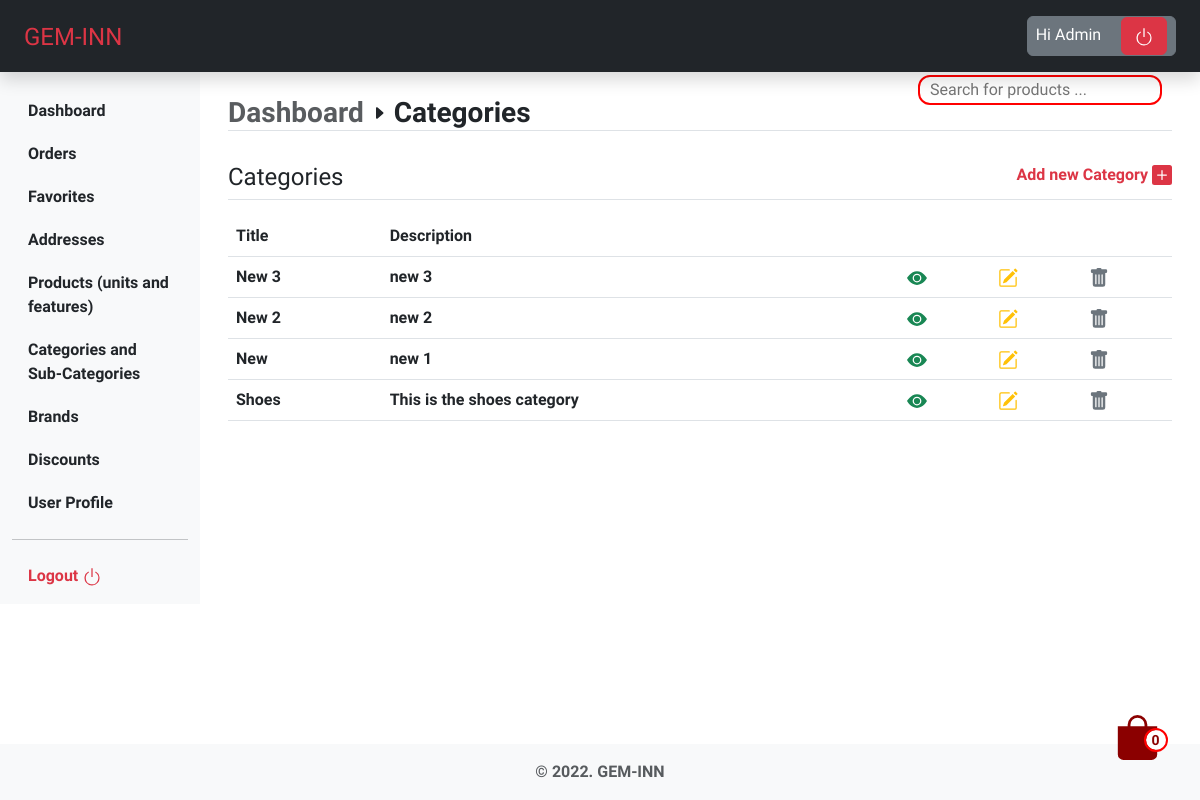
Before: /dashboard/categories/ (signed in) with the older database file.
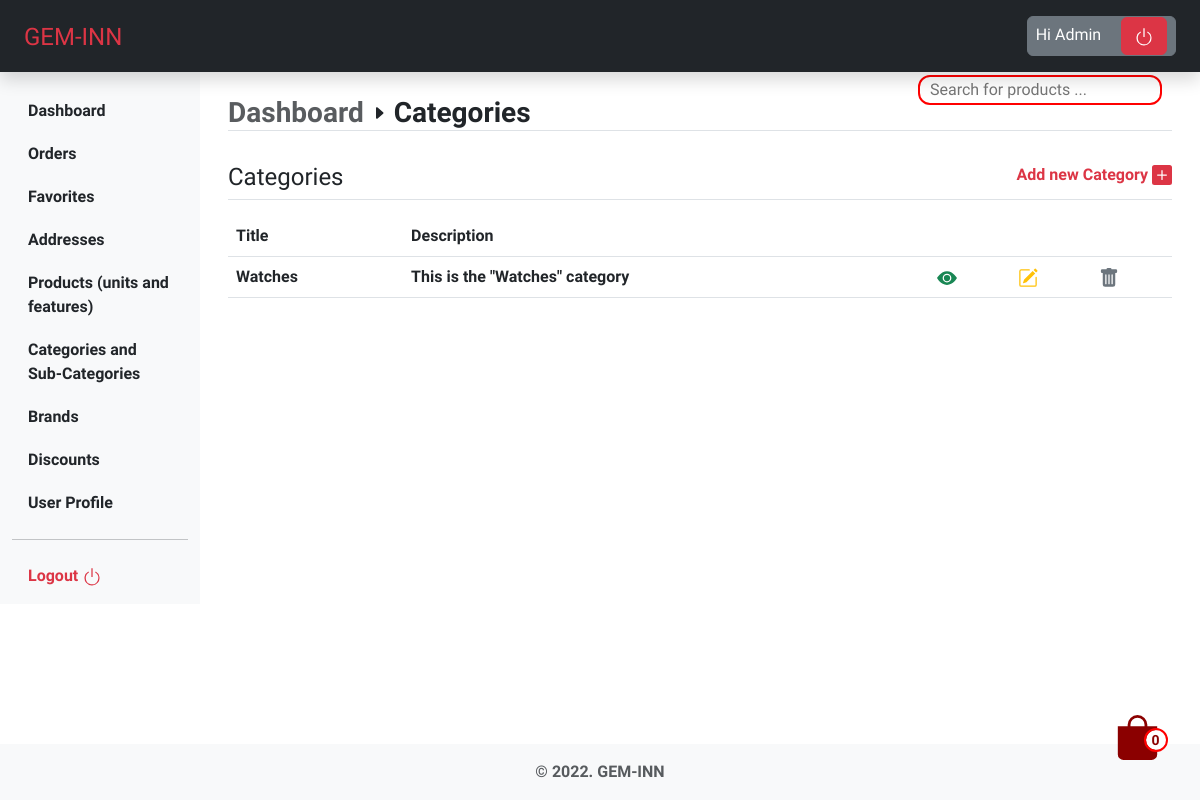
After: the same page with the newer database file.
### inventory/models.py (models this page shows, shortened)
class Category(models.Model):
    title = models.CharField(
        verbose_name=_('Category Title'),
        help_text=_('Required and unique'),
        max_length=255,
        unique=True,
    )
    slug = models.SlugField(verbose_name=_(
        'Category safe URL'), max_length=255, unique=True)
    description = models.CharField(
        verbose_name=_('Category Description'),
        help_text=_('Required and unique'),
        max_length=255,
    )
    added_by = models.ForeignKey(UserModel, on_delete=models.CASCADE)
    is_active = models.BooleanField(
        verbose_name=_('Category visibility'),
        help_text=_('Change category visibility'),
        default=True,
    )
    created_at = models.DateTimeField(
        _('Created at'), auto_now_add=True, editable=False)
    updated_at = models.DateTimeField(_('Updated at'), auto_now=True)
    deleted_at = models.DateTimeField(null=True, blank=True)
    class Meta:
        verbose_name = _('Category')
        verbose_name_plural = _('Categories')

### inventory/views.py (the view)
# urls.py: path('categories/', views.categories, name='categories'),
@login_required
def categories(request):
    categories = Category.objects.filter(
        is_active=True).order_by('-updated_at')
    return render(request, 'inventory/categories/index.html', {'categories': categories})

### bag/bag.py (called while the page is built)
    def __len__(self):
        return sum(item["qty"] for item in self.bag.values())

### bag/context_processors.py (called while the page is built)
def bag(request):
    return {'bag': Bag(request)}

### inventory/templates/inventory/categories/index.html (shortened to what this page needs)
{% extends 'dashboard/base.html' %}
{% load static %}
{% block content %}
    <section class="categories px-3">
        <div class="mb-3 border-bottom d-flex justify-content-between">
            <h3 class="fs-4">Categories</h3>
            <a href="{% url 'inventory:add_category' %}" class="text-danger text-decoration-none mb-2">
                Add new Category
                <svg xmlns="http://www.w3.org/2000/svg" width="20" height="20" fill="currentColor" class="bi bi-plus-square-fill" viewBox="0 0 16 16">
                    <path d="M2 0a2 2 0 0 0-2 2v12a2 2 0 0 0 2 2h12a2 2 0 0 0 2-2V2a2 2 0 0 0-2-2H2zm6.5 4.5v3h3a.5.5 0 0 1 0 1h-3v3a.5.5 0 0 1-1 0v-3h-3a.5.5 0 0 1 0-1h3v-3a.5.5 0 0 1 1 0z"/>
                </svg>
            </a>
        </div>
        <div class="overflow-x-scroll">
            <table class="table table-hover">
                <thead>
                    <tr>
                        <th scope="col">Title</th>
                        <th scope="col">Description</th>
                        <th></th>
                        <th></th>
                        <th></th>
                    </tr>
                </thead>
                <tbody>
                    {% for category in categories %}
                        <tr>
                            <td>{{ category.title }}</td>
                            <td>{{ category.description }}</td>
                            <td>
                                <a href="{% url 'inventory:view_category' category.slug %}">
                                    <svg xmlns="http://www.w3.org/2000/svg" width="20" height="20" fill="currentColor" class="bi bi-eye-fill text-success" viewBox="0 0 16 16">
                                        <path d="M10.5 8a2.5 2.5 0 1 1-5 0 2.5 2.5 0 0 1 5 0z"/>
                                        <path d="M0 8s3-5.5 8-5.5S16 8 16 8s-3 5.5-8 5.5S0 8 0 8zm8 3.5a3.5 3.5 0 1 0 0-7 3.5 3.5 0 0 0 0 7z"/>
                                    </svg>
                                </a>
                            </td>
                            <td>
                                <a href="{% url 'inventory:update_category' category.slug %}">
                                </a>
                            </td>
                            <td>
                                <a href="{% url 'inventory:delete_category' category.slug %}">
                                </a>
                            </td>
                        </tr>
                    {% endfor %}
                </tbody>
            </table>
        </div>
    </section>
{% endblock %}

Changed rows visible on the page:
removed Category: title "New 3", description "new 3"
removed Category: title "New 2", description "new 2"
removed Category: title "New", description "new 1"
changed Category: title "Shoes" → "Watches"; description "This is the shoes category" → "This is the \"Watches\" category"
